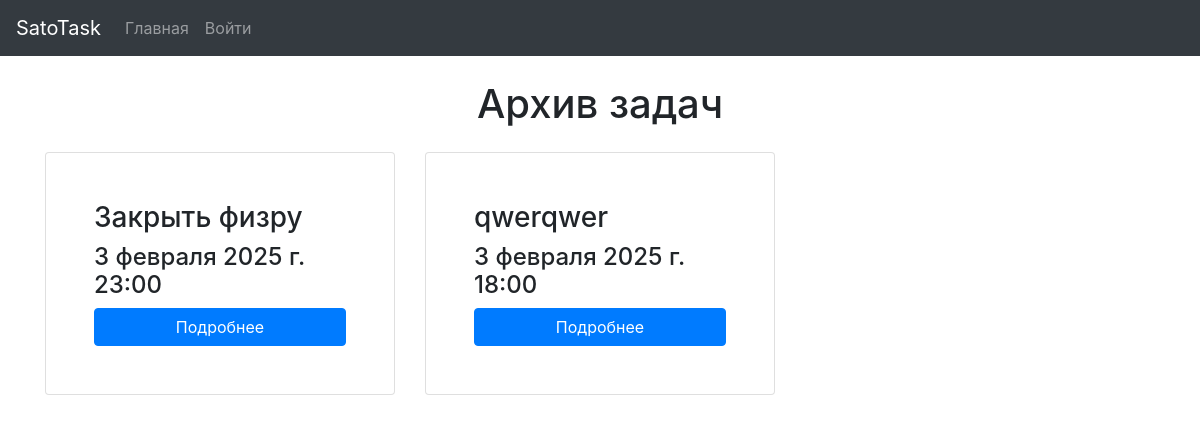
Page /archive on the committed database.
### task/models.py (models this page shows, shortened)
class Task(models.Model):
    name = models.CharField(verbose_name="Название задачи", max_length=100)
    desc = models.TextField(verbose_name="Описание задачи")
    date_to = models.DateTimeField(verbose_name="До скольки выполнить?")
    time_register = models.DateTimeField(auto_now_add=True)
    status = models.CharField(verbose_name="Статус задачи", choices=STATUS_CHOICES , default='active', max_length=20)

### task/views.py (the view)
# urls.py: path('archive', archive),
def archive(request):
    tasks = Task.objects.filter(status='inactive')
    return render(request, 'archive.html', {'tasks': tasks})

### task/templates/archive.html
{% extends 'base.html' %}
{% block content %}
<h1 class="text-center mb-4 mt-4">Архив задач</h1>
<div class="row">
    {% for task in tasks %}
        <div class="col-4">
            <div class="card border-1 border-muted p-5">
                <h3 class=" ">{{ task.name }}</h3>
                <h4 class=" ">{{ task.date_to }}</h4>
                <a href="task/{{ task.id }}" class="btn btn-primary" >Подробнее</a>
            </div>
        </div>
    {% endfor %}
</div>
{% endblock %}

### rows in the picture
Task: name "Закрыть физру", date_to "3 февраля 2025 г. 23:00"
Task: name "qwerqwer", date_to "3 февраля 2025 г. 18:00"
